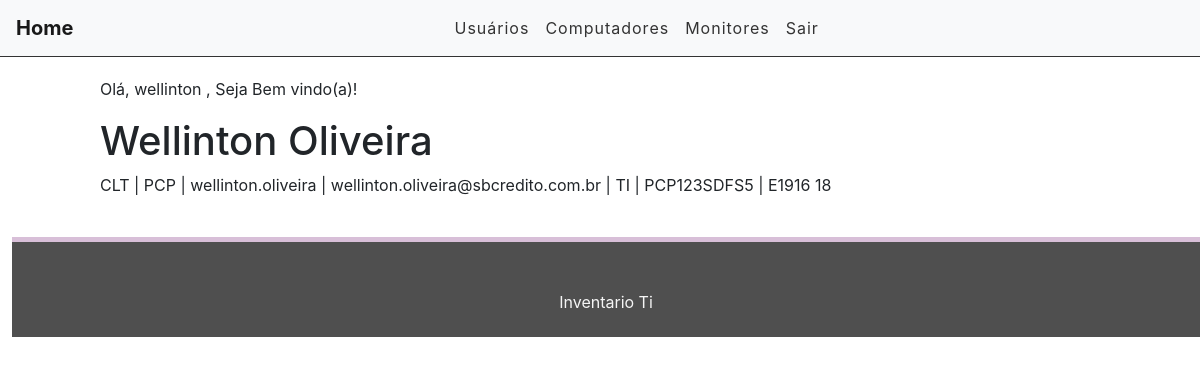
Before: /usuarios/usuarios/1 (signed in) with the older database file.
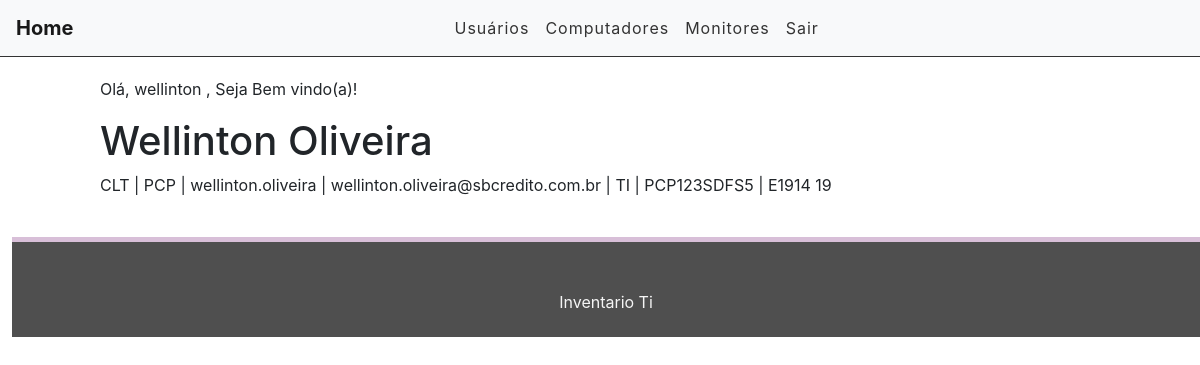
After: the same page with the newer database file.
### usuarios/models.py (models this page shows)
class Usuario(models.Model):
    CONTRATO = (('CLT', 'CLT'), ('PJ', 'Pessoa Juridica'), ('EST', 'Estágiario'),)
    contrato = models.CharField(max_length=3, choices= CONTRATO, blank=False, null=False, default='CLT')
    COMPUTADOR = (('PCP', 'Desktop'), ('NOT', 'Notebook'),('PTC', 'Particular'),)
    computador = models.CharField(max_length=3, choices=COMPUTADOR, blank=False, null=False, default='PCP')
    nome = models.CharField(max_length=50)
    user_login = models.CharField(max_length=30)
    email = models.EmailField(max_length=50)
    setor = models.CharField(max_length=30)
    equipamento_em_uso = models.ForeignKey(Maquinas, default=1, verbose_name="Equipamento", on_delete=models.SET_DEFAULT)
    monitor_em_uso = models.ForeignKey(Monitor, default=1, related_name="Monitor_Estoque", verbose_name="Monitores", on_delete=models.SET_DEFAULT)
    def __str__(self):
        return self.nome

### monitores/models.py (models this page shows)
class Monitor(models.Model):
    MONITOR = (('Monitor1', 'Monitor1'),('Monitor2', 'Monitor2'),)
    monitor = models.CharField(max_length=10, choices=MONITOR, blank=False, null=False, default='Monitor1')
    marca_monitor = models.CharField(max_length=10, default='Dell')
    modelo = models.CharField(max_length=30, default='E1916' )
    service_tag = models.CharField(max_length=30)
    polegadas = models.CharField(max_length=30)
    monitor2 = models.CharField(max_length=10, choices=MONITOR, blank=False, null=False, default='Monitor2')
    marca_monitor2 = models.CharField(max_length=10, default='Dell')
    modelo2 = models.CharField(max_length=30, default='E1916' )
    service_tag2 = models.CharField(max_length=30)
    polegadas2 = models.CharField(max_length=30)
    class Meta:
        verbose_name_plural = "Monitor"
    def __str__(self):
        return self.modelo

### computadores/models.py (models this page shows)
class Maquinas(models.Model):
    TIPO = (('PCP', 'DESKTOP'),('NOT', 'NOTEBOOK'),)
    tipo = models.CharField(max_length=3, choices=TIPO, blank=False, null=False, default='PCP')
    nome_pc = models.CharField(max_length=30)
    modelo = models.CharField(max_length=30)
    processador = models.CharField(max_length=20)
    ano_compra = models.CharField(max_length=5)
    service_tag = models.CharField(max_length=15)
    memoria_ram = models.CharField(max_length=10)
    armazenamento = models.CharField(max_length=10)
    STATUS = (('DSP', 'Disponivel'), ('OCP', 'Ocupado'),)
    status = models.CharField(max_length=15, choices=STATUS, blank=False, null=False, default='Disponivel' )
    class Meta:
        verbose_name_plural = "Maquina"
    def __str__(self):
        return self.nome_pc

### usuarios/views.py (the view)
# urls.py: path('usuarios/<int:id>', views.usuarioView, name='usuario_view'),
@login_required
def usuarioView(request, id):
    views = get_object_or_404(Usuario, pk=id)
    print(views)
    return render(request, 'usuarios/usuario_view.html', {'views': views})

### inventario/templates/usuarios/usuario_view.html
{% extends 'base2.html' %}
{% load static %}
{% block content %}
<div class="offset-1 col-10 list-div">
    <p>Olá, {{ request.user.username }} , Seja Bem vindo(a)!</p>
    <h1> {{ views.nome}} </h1>
    <p>{{ views.contrato }} | {{ views.computador }} | {{ views.user_login }} | {{ views.email }} | {{ views.setor }} | {{ views.equipamento_em_uso }} | {{ views.monitor_em_uso }} {{ views.monitor_em_uso.polegadas}}<br></p><br>
</div>
{% endblock %}

Changed rows visible on the page:
changed Usuario "Wellinton Oliveira": monitor_em_uso "E1916" → "E1914"; monitor_em_uso.polegadas "18" → "19"
